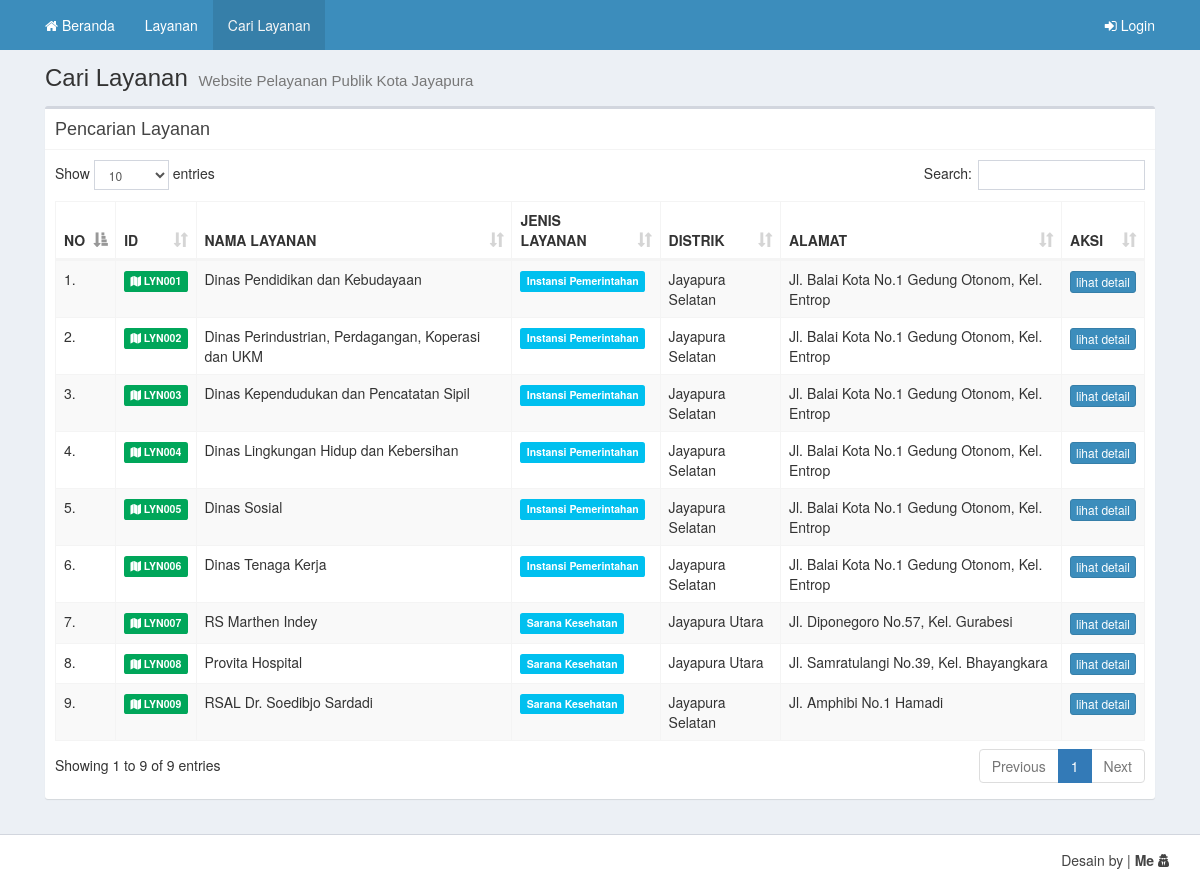
The page /?page=carilayanan on the database its author committed.
### tables this page shows
CREATE TABLE `tbl_layanan` (
  `id_layanan` varchar(6) NOT NULL,
  `nama_layanan` varchar(100) NOT NULL,
  `id_jenislayanan` varchar(9) NOT NULL,
  `id_distrik` varchar(6) NOT NULL,
  `alamat_layanan` text NOT NULL,
  `lat` decimal(10,8) NOT NULL,
  `lng` decimal(11,8) NOT NULL,
  `data_img` text
);

CREATE TABLE `tbl_jenislayanan` (
  `id_jenislayanan` varchar(9) NOT NULL,
  `nama_jenis_layanan` text NOT NULL
);

CREATE TABLE `tbl_distrik` (
  `id_distrik` varchar(6) NOT NULL,
  `nama_distrik` varchar(50) NOT NULL
);

### page/carilayanan.php (the view)
<div class="content-wrapper">
  <div class="container">
    <section class="content-header">
      <h1>
        Cari Layanan
        <small>Website Pelayanan Publik Kota Jayapura </small>
      </h1>
    </section>
    <section class="content">
      <div class="row">
        <div class="col-xs-12">
          <div class="box box-default">
            <div class="box-header with-border">
              <h3 class="box-title">Pencarian Layanan</h3>
            </div>
            <div class="box-body">
              <div class="row">
                <div class="col-md-12">
                  <div class="table-responsive">
                    <table class="table table-bordered table-striped dataTable example">
                      <thead>
                          <tr>
                            <th>NO</th>
                            <th>ID</th>
                            <th>NAMA LAYANAN</th>
                            <th>JENIS LAYANAN</th>
                            <th>DISTRIK</th>
                            <th>ALAMAT</th>
                            <th>AKSI</th>
                        </tr>
                      </thead>
                      <tbody>
                      <?php
                        $no = 1;
                        $sql = mysqli_query($conn, "SELECT * FROM tbl_layanan
                          JOIN tbl_jenislayanan ON tbl_layanan.id_jenislayanan=tbl_jenislayanan.id_jenislayanan
                          JOIN tbl_distrik ON tbl_layanan.id_distrik=tbl_distrik.id_distrik");
                        while($data = mysqli_fetch_array($sql)){ ?>
                          <tr>
                            <td><?= $no ?>.</td>
                            <td><span class="label label-success"><i class="fa fa-map"></i> <?= $data['id_layanan'] ?></spa></td>
                            <td><?= $data['nama_layanan'] ?></td>
                            <td><span class="label label-info"><?= $data['nama_jenis_layanan'] ?></span></td>
                            <td><?= $data['nama_distrik'] ?></td>
                              <td><?= $data['alamat_layanan'] ?></td>
                            <td>
                                <a href="?page=detaillayanan&id=<?= $data['id_layanan'] ?>" class="btn btn-primary btn-xs">lihat detail</a>
                            </td>
                          </tr>
                      <?php $no++; } ?>
                      </tbody>
                    </table>
                  </div>
                </div>
              </div>
            </div>
          </div>
        </div>
      </div>
    </section>
  </div>
</div>
<?php
  include "footer.php";
?>

### index.php (shortened to what this page needs)
<!DOCTYPE html>
<html>
  <head>
    <link rel="stylesheet" href="bower_components/bootstrap/dist/css/bootstrap.min.css">
    <link rel="stylesheet" href="bower_components/font-awesome/css/font-awesome.min.css">
    <link rel="stylesheet" href="bower_components/Ionicons/css/ionicons.min.css">
    <link rel="stylesheet" href="dist/css/AdminLTE.min.css">
    <link rel="stylesheet" href="dist/css/skins/_all-skins.min.css">
    <link rel="stylesheet" href="bower_components/bootstrap-datepicker/dist/css/bootstrap-datepicker.min.css">
    <link rel="stylesheet" href="bower_components/datatables.net-bs/css/dataTables.bootstrap.min.css">
  </head>
  <body class="hold-transition skin-blue layout-top-nav">
    <div class="wrapper">
      <?php
        include "header.php";
        include "content.php";
      ?>
  </body>
</html>

### header.php (shortened to what this page needs)
<header class="main-header">
    <nav class="navbar navbar-static-top">
        <div class="container">
        <div class="navbar-header">
            <ul class="nav navbar-nav">
                <li class="<?php if ($_GET['page'] == 'beranda') echo 'active' ?>"><a href="?page=beranda"><i class="fa fa-home"></i> Beranda</a></li>
                <li class="<?php if ($_GET['page'] == 'layanan') echo 'active' ?>"><a href="?page=layanan">Layanan</a></li>
                <li class="<?php if ($_GET['page'] == 'carilayanan') echo 'active' ?>"><a href="?page=carilayanan">Cari Layanan</a></li>
            </ul>
        </div>
        <div class="collapse navbar-collapse pull-right" id="navbar-collapse">
            <ul class="nav navbar-nav">
            <li><a href="admin/login.php" target="_blank"><i class="fa fa-sign-in"></i> Login</a></li>
            </ul>
        </div>
        </div>
    </nav>
</header>

### content.php
<?php
if (isset($_GET['page'])) $page=$_GET['page'];
else $page="beranda";
    if ($page == "beranda")                              include("page/beranda.php");
    elseif ($page == "login")                            include("page/admin/login.php");
    elseif ($page == "layanan")                          include("page/layanan.php");
    elseif ($page == "carilayanan")                      include("page/carilayanan.php");
    elseif ($page == "detaillayanan")                    include("page/detaillayanan.php");
    else "Halaman tidak ditemukan";
?>

### footer.php (shortened to what this page needs)
<footer class="main-footer">
    <div class="container">
        <div class="pull-right hidden-xs">
        Desain by | <b>Me</b></a> <i class="fa fa-user-secret"></i>
        </div>
    </div>
</footer>
</div>

### rows shown on the page
tbl_layanan: id_layanan "LYN001", nama_layanan "Dinas Pendidikan dan Kebudayaan", id_jenislayanan.nama_jenis_layanan "Instansi Pemerintahan", id_distrik.nama_distrik "Jayapura Selatan", alamat_layanan "Jl. Balai Kota No.1 Gedung Otonom, Kel. Entrop"
tbl_layanan: id_layanan "LYN002", nama_layanan "Dinas Perindustrian, Perdagangan, Koperasi dan UKM", id_jenislayanan.nama_jenis_layanan "Instansi Pemerintahan", id_distrik.nama_distrik "Jayapura Selatan", alamat_layanan "Jl. Balai Kota No.1 Gedung Otonom, Kel. Entrop"
tbl_layanan: id_layanan "LYN003", nama_layanan "Dinas Kependudukan dan Pencatatan Sipil", id_jenislayanan.nama_jenis_layanan "Instansi Pemerintahan", id_distrik.nama_distrik "Jayapura Selatan", alamat_layanan "Jl. Balai Kota No.1 Gedung Otonom, Kel. Entrop"
tbl_layanan: id_layanan "LYN004", nama_layanan "Dinas Lingkungan Hidup dan Kebersihan", id_jenislayanan.nama_jenis_layanan "Instansi Pemerintahan", id_distrik.nama_distrik "Jayapura Selatan", alamat_layanan "Jl. Balai Kota No.1 Gedung Otonom, Kel. Entrop"
tbl_layanan: id_layanan "LYN005", nama_layanan "Dinas Sosial", id_jenislayanan.nama_jenis_layanan "Instansi Pemerintahan", id_distrik.nama_distrik "Jayapura Selatan", alamat_layanan "Jl. Balai Kota No.1 Gedung Otonom, Kel. Entrop"
tbl_layanan: id_layanan "LYN006", nama_layanan "Dinas Tenaga Kerja", id_jenislayanan.nama_jenis_layanan "Instansi Pemerintahan", id_distrik.nama_distrik "Jayapura Selatan", alamat_layanan "Jl. Balai Kota No.1 Gedung Otonom, Kel. Entrop"
tbl_layanan: id_layanan "LYN007", nama_layanan "RS Marthen Indey", id_jenislayanan.nama_jenis_layanan "Sarana Kesehatan", id_distrik.nama_distrik "Jayapura Utara", alamat_layanan "Jl. Diponegoro No.57, Kel. Gurabesi"
tbl_layanan: id_layanan "LYN008", nama_layanan "Provita Hospital", id_jenislayanan.nama_jenis_layanan "Sarana Kesehatan", id_distrik.nama_distrik "Jayapura Utara", alamat_layanan "Jl. Samratulangi No.39, Kel. Bhayangkara"
tbl_layanan: id_layanan "LYN009", nama_layanan "RSAL Dr. Soedibjo Sardadi", id_jenislayanan.nama_jenis_layanan "Sarana Kesehatan", id_distrik.nama_distrik "Jayapura Selatan", alamat_layanan "Jl. Amphibi No.1 Hamadi"
